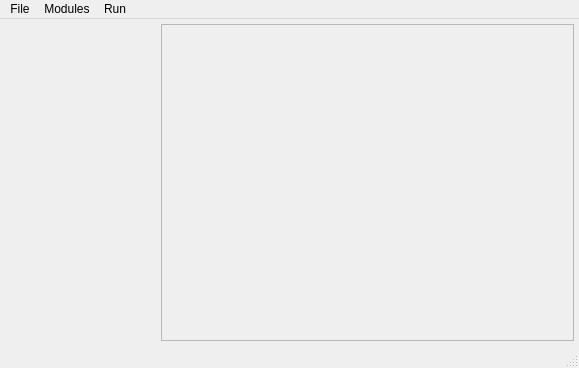
<?xml version="1.0" encoding="UTF-8"?>
<ui version="4.0">
 <class>MainWindow</class>
 <widget class="QMainWindow" name="MainWindow">
  <property name="geometry">
   <rect>
    <x>0</x>
    <y>0</y>
    <width>579</width>
    <height>368</height>
   </rect>
  </property>
  <property name="sizePolicy">
   <sizepolicy hsizetype="Expanding" vsizetype="Expanding">
    <horstretch>0</horstretch>
    <verstretch>0</verstretch>
   </sizepolicy>
  </property>
  <property name="windowTitle">
   <string>AMUSE Experiment Control</string>
  </property>
  <property name="unifiedTitleAndToolBarOnMac">
   <bool>true</bool>
  </property>
  <widget class="QWidget" name="centralWidget">
   <property name="sizePolicy">
    <sizepolicy hsizetype="Expanding" vsizetype="Expanding">
     <horstretch>0</horstretch>
     <verstretch>0</verstretch>
    </sizepolicy>
   </property>
   <layout class="QHBoxLayout" name="horizontalLayout_4">
    <property name="margin">
     <number>5</number>
    </property>
    <item>
     <widget class="ModulesToolBox" name="widget" native="true">
      <property name="minimumSize">
       <size>
        <width>150</width>
        <height>0</height>
       </size>
      </property>
      <property name="maximumSize">
       <size>
        <width>150</width>
        <height>16777215</height>
       </size>
      </property>
     </widget>
    </item>
    <item>
     <widget class="QFrame" name="frame">
      <property name="sizePolicy">
       <sizepolicy hsizetype="Expanding" vsizetype="Expanding">
        <horstretch>0</horstretch>
        <verstretch>0</verstretch>
       </sizepolicy>
      </property>
      <property name="frameShape">
       <enum>QFrame::StyledPanel</enum>
      </property>
      <property name="frameShadow">
       <enum>QFrame::Raised</enum>
      </property>
     </widget>
    </item>
   </layout>
  </widget>
  <widget class="QMenuBar" name="menuBar">
   <property name="geometry">
    <rect>
     <x>0</x>
     <y>0</y>
     <width>579</width>
     <height>22</height>
    </rect>
   </property>
   <widget class="QMenu" name="menuFile">
    <property name="title">
     <string>File</string>
    </property>
    <addaction name="actionNew_Experiment"/>
    <addaction name="actionOpen_Experiment"/>
    <addaction name="actionSave_Experiment"/>
    <addaction name="separator"/>
    <addaction name="actionExport_experiment"/>
    <addaction name="separator"/>
    <addaction name="actionQuit"/>
   </widget>
   <widget class="QMenu" name="menuRun">
    <property name="title">
     <string>Run</string>
    </property>
    <addaction name="actionRun_Experiment"/>
   </widget>
   <widget class="QMenu" name="menuModules">
    <property name="title">
     <string>Modules</string>
    </property>
    <addaction name="actionImport_Module"/>
    <addaction name="actionEdit_Modules"/>
   </widget>
   <addaction name="menuFile"/>
   <addaction name="menuModules"/>
   <addaction name="menuRun"/>
  </widget>
  <widget class="QStatusBar" name="statusBar"/>
  <action name="actionOpen_Experiment">
   <property name="text">
    <string>Open Experiment...</string>
   </property>
   <property name="shortcut">
    <string>Ctrl+O</string>
   </property>
   <property name="visible">
    <bool>true</bool>
   </property>
  </action>
  <action name="actionNew_Experiment">
   <property name="text">
    <string>New Experiment...</string>
   </property>
   <property name="shortcut">
    <string>Ctrl+N</string>
   </property>
  </action>
  <action name="actionSave_Experiment">
   <property name="text">
    <string>Save Experiment</string>
   </property>
   <property name="shortcut">
    <string>Ctrl+S</string>
   </property>
  </action>
  <action name="actionQuit">
   <property name="text">
    <string>Quit</string>
   </property>
   <property name="shortcut">
    <string>Ctrl+Q</string>
   </property>
  </action>
  <action name="actionRun_Experiment">
   <property name="text">
    <string>Run Experiment</string>
   </property>
   <property name="shortcut">
    <string>Ctrl+R</string>
   </property>
  </action>
  <action name="actionExport_experiment">
   <property name="text">
    <string>Export Experiment...</string>
   </property>
  </action>
  <action name="actionImport_Module">
   <property name="text">
    <string>Import Module...</string>
   </property>
  </action>
  <action name="actionEdit_Modules">
   <property name="text">
    <string>Edit Modules...</string>
   </property>
   <property name="shortcut">
    <string>Ctrl+M</string>
   </property>
  </action>
 </widget>
 <layoutdefault spacing="6" margin="11"/>
 <customwidgets>
  <customwidget>
   <class>ModulesToolBox</class>
   <extends>QWidget</extends>
   <header>modulestoolbox.h</header>
   <container>1</container>
  </customwidget>
 </customwidgets>
 <resources/>
 <connections>
  <connection>
   <sender>actionQuit</sender>
   <signal>triggered()</signal>
   <receiver>MainWindow</receiver>
   <slot>close()</slot>
   <hints>
    <hint type="sourcelabel">
     <x>-1</x>
     <y>-1</y>
    </hint>
    <hint type="destinationlabel">
     <x>289</x>
     <y>183</y>
    </hint>
   </hints>
  </connection>
 </connections>
</ui>
